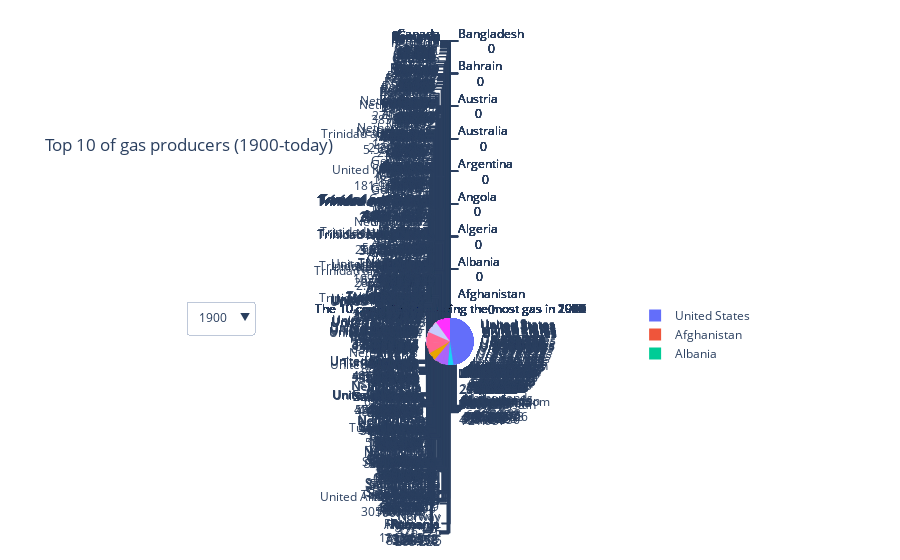

The notebook cell this image was saved under:
### Markdown cell above
### Gas Production

### Code cell
# Créer une nouvelle DataFrame pour stocker les pays dans le top 10 de chaque année
top_10_per_year_gas = top_10_gas.groupby('year').apply(lambda x: x.nlargest(10, 'gas_production')).reset_index(drop=True)

# Créer les graphiques en secteurs pour chaque année
fig = go.Figure()

for year in top_10_per_year_gas['year'].unique():
    year_data = top_10_per_year_gas[top_10_per_year_gas['year'] == year]
    
    fig.add_trace(go.Pie(
        labels=year_data['country'],
        values=year_data['gas_production'],
        name=str(year),
        title=f'The 10 countries producing the most gas in {year}',
        hoverinfo='label+percent',
        textinfo='value+label',
        showlegend=True
    ))

# Définir les paramètres de mise en page
fig.update_layout(
    title_text='Top 10 of gas producers (1900-today)',
    updatemenus=[{
        'buttons': [
            {
                'method': 'update',
                'label': str(year),
                'args': [{'visible': [year == y for y in top_10_per_year_gas['year'].unique()]}]
            } for year in top_10_per_year_gas['year'].unique()
        ],
        'direction': 'down',
    }]
)

# Afficher l'animation
fig.show()
